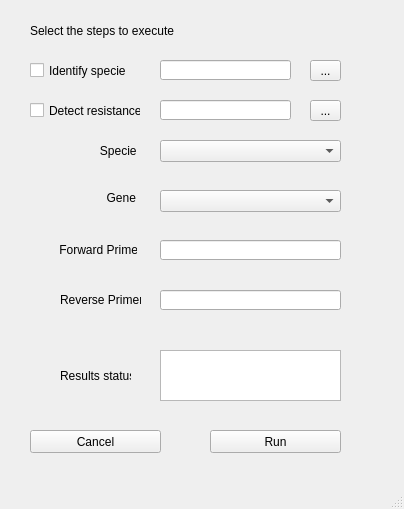
<?xml version="1.0" encoding="UTF-8"?>
<ui version="4.0">
 <class>MainWindow</class>
 <widget class="QMainWindow" name="MainWindow">
  <property name="geometry">
   <rect>
    <x>0</x>
    <y>0</y>
    <width>404</width>
    <height>509</height>
   </rect>
  </property>
  <property name="windowTitle">
   <string>MainWindow</string>
  </property>
  <widget class="QWidget" name="centralwidget">
   <widget class="QCheckBox" name="IdentifySpecie">
    <property name="geometry">
     <rect>
      <x>30</x>
      <y>50</y>
      <width>111</width>
      <height>41</height>
     </rect>
    </property>
    <property name="text">
     <string>Identify specie</string>
    </property>
   </widget>
   <widget class="QCheckBox" name="DetectMutations">
    <property name="geometry">
     <rect>
      <x>30</x>
      <y>90</y>
      <width>111</width>
      <height>41</height>
     </rect>
    </property>
    <property name="text">
     <string>Detect resistance</string>
    </property>
   </widget>
   <widget class="QLineEdit" name="ForwardPrimer">
    <property name="geometry">
     <rect>
      <x>160</x>
      <y>240</y>
      <width>181</width>
      <height>20</height>
     </rect>
    </property>
   </widget>
   <widget class="QPushButton" name="Run">
    <property name="geometry">
     <rect>
      <x>210</x>
      <y>430</y>
      <width>131</width>
      <height>23</height>
     </rect>
    </property>
    <property name="text">
     <string>Run</string>
    </property>
   </widget>
   <widget class="QPushButton" name="Cancel">
    <property name="geometry">
     <rect>
      <x>30</x>
      <y>430</y>
      <width>131</width>
      <height>23</height>
     </rect>
    </property>
    <property name="text">
     <string>Cancel</string>
    </property>
   </widget>
   <widget class="QLabel" name="specie_label">
    <property name="geometry">
     <rect>
      <x>90</x>
      <y>140</y>
      <width>47</width>
      <height>21</height>
     </rect>
    </property>
    <property name="text">
     <string>   Specie</string>
    </property>
   </widget>
   <widget class="QLabel" name="gene_label">
    <property name="geometry">
     <rect>
      <x>90</x>
      <y>190</y>
      <width>47</width>
      <height>16</height>
     </rect>
    </property>
    <property name="text">
     <string>     Gene</string>
    </property>
   </widget>
   <widget class="QLabel" name="forward_primer_label">
    <property name="geometry">
     <rect>
      <x>56</x>
      <y>240</y>
      <width>81</width>
      <height>20</height>
     </rect>
    </property>
    <property name="text">
     <string> Forward Primer</string>
    </property>
   </widget>
   <widget class="QLabel" name="steps_info">
    <property name="geometry">
     <rect>
      <x>30</x>
      <y>20</y>
      <width>151</width>
      <height>21</height>
     </rect>
    </property>
    <property name="text">
     <string>Select the steps to execute</string>
    </property>
   </widget>
   <widget class="QLabel" name="reverse_primer_label">
    <property name="geometry">
     <rect>
      <x>60</x>
      <y>290</y>
      <width>81</width>
      <height>20</height>
     </rect>
    </property>
    <property name="text">
     <string>Reverse Primer</string>
    </property>
   </widget>
   <widget class="QLineEdit" name="ReversePrimer">
    <property name="geometry">
     <rect>
      <x>160</x>
      <y>290</y>
      <width>181</width>
      <height>20</height>
     </rect>
    </property>
   </widget>
   <widget class="QComboBox" name="specie_options">
    <property name="geometry">
     <rect>
      <x>160</x>
      <y>140</y>
      <width>181</width>
      <height>22</height>
     </rect>
    </property>
   </widget>
   <widget class="QComboBox" name="gene_options">
    <property name="geometry">
     <rect>
      <x>160</x>
      <y>190</y>
      <width>181</width>
      <height>22</height>
     </rect>
    </property>
   </widget>
   <widget class="QToolButton" name="folder_identification">
    <property name="geometry">
     <rect>
      <x>310</x>
      <y>60</y>
      <width>31</width>
      <height>21</height>
     </rect>
    </property>
    <property name="text">
     <string>...</string>
    </property>
   </widget>
   <widget class="QLineEdit" name="directory_id">
    <property name="geometry">
     <rect>
      <x>160</x>
      <y>60</y>
      <width>131</width>
      <height>20</height>
     </rect>
    </property>
   </widget>
   <widget class="QToolButton" name="folder_detection">
    <property name="geometry">
     <rect>
      <x>310</x>
      <y>100</y>
      <width>31</width>
      <height>21</height>
     </rect>
    </property>
    <property name="text">
     <string>...</string>
    </property>
   </widget>
   <widget class="QLineEdit" name="directory_detect">
    <property name="geometry">
     <rect>
      <x>160</x>
      <y>100</y>
      <width>131</width>
      <height>20</height>
     </rect>
    </property>
   </widget>
   <widget class="QTextEdit" name="status_result_box">
    <property name="geometry">
     <rect>
      <x>160</x>
      <y>350</y>
      <width>181</width>
      <height>51</height>
     </rect>
    </property>
   </widget>
   <widget class="QLabel" name="status_label">
    <property name="geometry">
     <rect>
      <x>60</x>
      <y>360</y>
      <width>71</width>
      <height>31</height>
     </rect>
    </property>
    <property name="text">
     <string>Results status</string>
    </property>
   </widget>
  </widget>
  <widget class="QMenuBar" name="menubar">
   <property name="geometry">
    <rect>
     <x>0</x>
     <y>0</y>
     <width>404</width>
     <height>21</height>
    </rect>
   </property>
  </widget>
  <widget class="QStatusBar" name="statusbar"/>
 </widget>
 <resources/>
 <connections/>
</ui>
